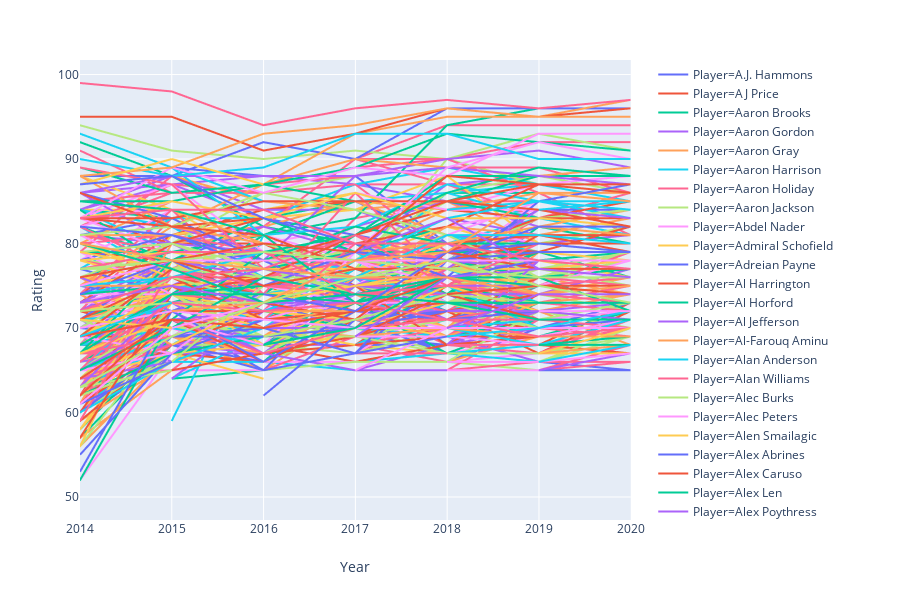

The cell this chart's notebook holds for it:
### Markdown cell above
# Visualizing rating trends

Using Plotly Express, we can create a pretty line graph to visualize each player's year-to-year change in NBA 2K ratings. Plotly has several neat features, including the ability for you to scroll over the graph and hover over information at each point. There is also a list of Players for which you can filter out which players you want and do not want to see the trendline for. While the current plot below is very cluttered and it can be hard to infer anything from any player, you can easily see the plot for one player only by double clicking his name. To see the trends of all other players again, you can double click again over the list of players. Single-clicking a player's name will either add or remove his data from the plot.

### Code cell
nba_ratings_melt_sorted = nba_ratings_melt.sort_values(by = ["Player", "Year"])

fig = px.line(nba_ratings_melt_sorted,
              x="Year", y="Rating", 
              color="Player")
fig.show()
